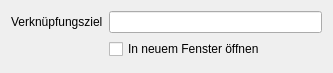
<?xml version="1.0" encoding="UTF-8"?>
<ui version="4.0">
 <class>LinkEdit</class>
 <widget class="QWidget" name="LinkEdit">
  <property name="geometry">
   <rect>
    <x>0</x>
    <y>0</y>
    <width>333</width>
    <height>73</height>
   </rect>
  </property>
  <property name="windowTitle">
   <string>Form</string>
  </property>
  <layout class="QFormLayout" name="formLayout">
   <item row="0" column="0">
    <widget class="QLabel" name="label">
     <property name="text">
      <string>Verknüpfungsziel</string>
     </property>
    </widget>
   </item>
   <item row="0" column="1">
    <widget class="QLineEdit" name="editHref"/>
   </item>
   <item row="1" column="1">
    <widget class="QCheckBox" name="checkBoxNewWindow">
     <property name="text">
      <string>In neuem Fenster öffnen</string>
     </property>
    </widget>
   </item>
  </layout>
 </widget>
 <resources/>
 <connections/>
</ui>
